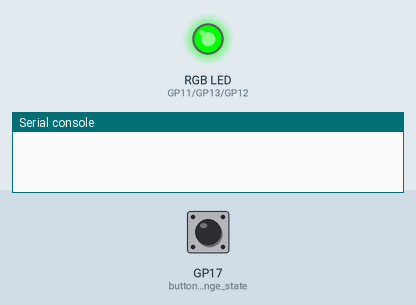
Simulated run of this program. Board: Raspberry Pi Pico running MicroPython. Parts: an RGB LED mixed from three pins (HIGH = lit), the last lines printed to the serial console. Inputs (shaded band) come from the test bench; at power-on: GP17 (button_change_state) HIGH.

Above: at 1.2 s.
1.3 s: GP17 (button_change_state) pulled LOW for 0.15 s
At 2.1 s:
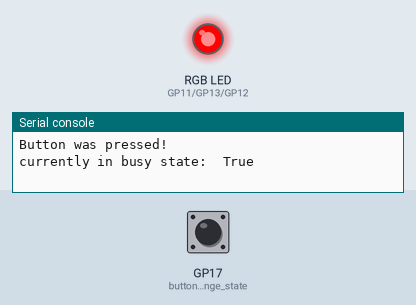
2.9 s: GP17 (button_change_state) pulled LOW for 1 s
At 4.6 s:
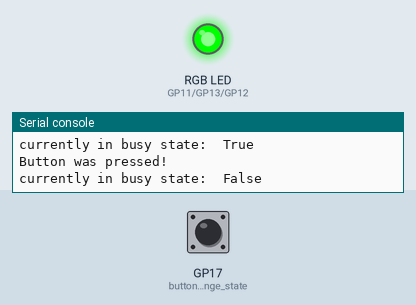
5.4 s: GP17 (button_change_state) pulled LOW for 3.2 s
At 9.4 s:
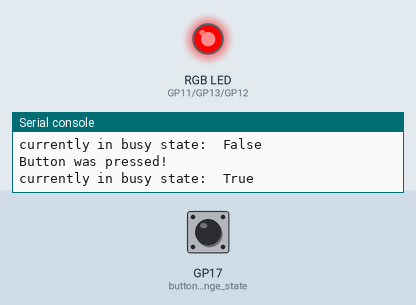
Timing chart, 0 to 10.9 s (numbered marks = the images above; inputs shaded):
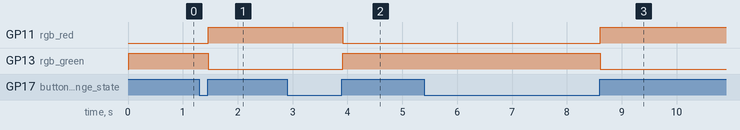

The program:

main.py
```python
from machine import Pin,Timer
from random import randint
import time

# fancy way: state machine
# not fancy way: bool

# define PINS
rgb_red = Pin(11, Pin.OUT)
rgb_blue = Pin(12, Pin.OUT)
rgb_green = Pin(13, Pin.OUT)
button_change_state = Pin(17, Pin.IN, Pin.PULL_UP)

# define values
isBusyState = False

def button_was_pressed():
    # detect if button was pressed
    first = button_change_state.value()
    time.sleep(0.01)
    second = button_change_state.value()
    # * return true once the button is released
    return not first and second

while True:
    if button_was_pressed():
        print('Button was pressed!')
        isBusyState = not isBusyState
        print('currently in busy state: ', isBusyState)

    if isBusyState:
        rgb_red.value(255)
        rgb_green.value(0)
        rgb_blue.value(0)
    else:
        rgb_red.value(0)
        rgb_green.value(255)
        rgb_blue.value(0)
```

Measured:
- after the input at 1.3 s, GP11 (rgb_red): LOW → HIGH after 0.16 s; GP13 (rgb_green): HIGH → LOW after 0.16 s
- after the input at 2.9 s, GP11 (rgb_red): HIGH → LOW after 1.0 s; GP13 (rgb_green): LOW → HIGH after 1.0 s
- after the input at 5.4 s, GP11 (rgb_red): LOW → HIGH after 3.2 s; GP13 (rgb_green): HIGH → LOW after 3.2 s
